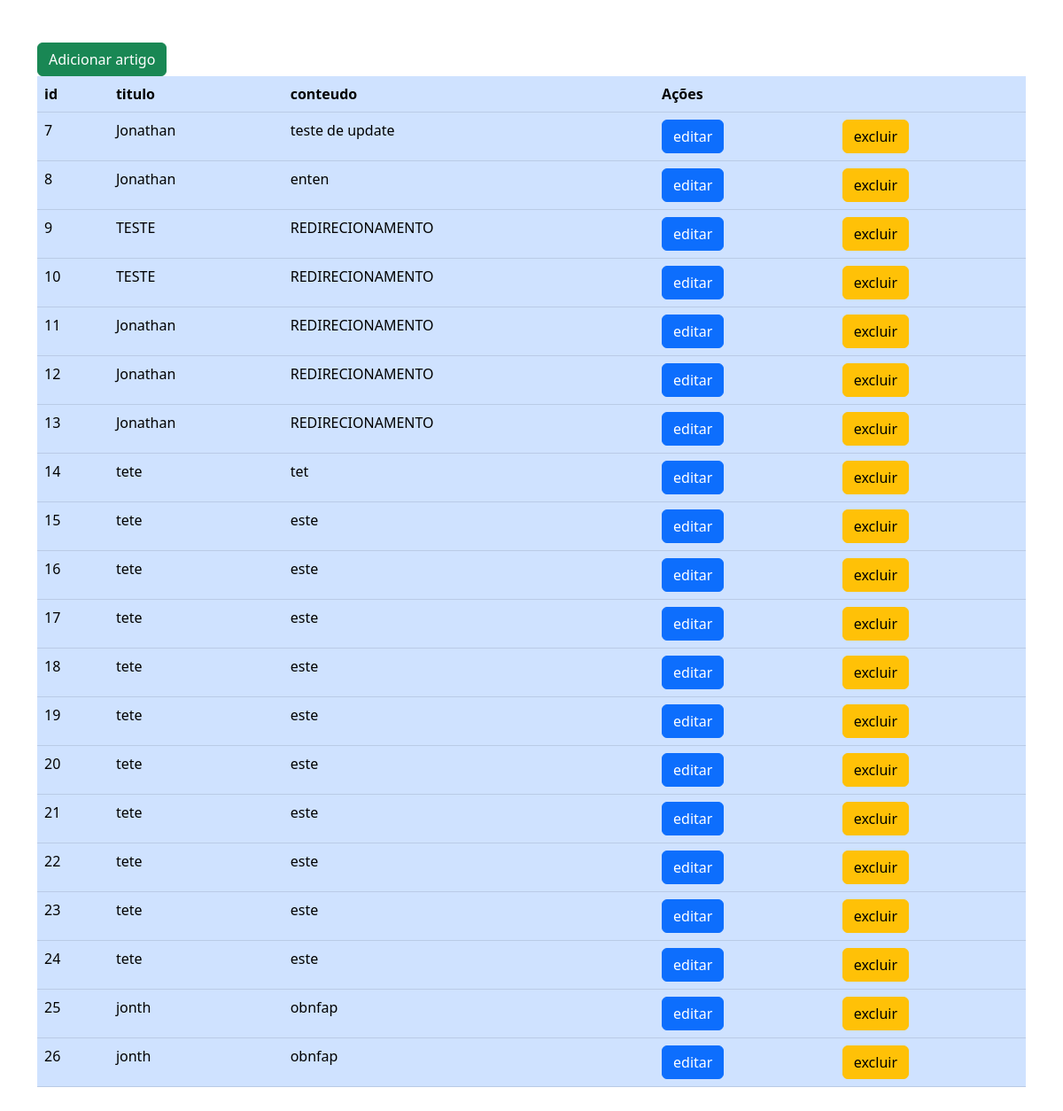
The app's page /blog/index with its own data.
### tables this page shows
CREATE TABLE `artigos` (
  `id` int(11) NOT NULL,
  `titulo` varchar(250) NOT NULL,
  `conteudo` text NOT NULL
);

### app/Controllers/Blog.php (called while the page is built, shortened)
<?php
class Blog
{
    private array $dados;
    private object $blogModel;
    public function __construct()
    {
        $this->blogModel = new \App\Models\BlogModel();
    }
    public function index()
    {
        $this->dados['artigos'] = $this->blogModel->listar();
        $carregarView = new \Core\ConfigView("Views/blog/listarArtigos", $this->dados);
        $carregarView->renderizar();
    }
}

### core/ConfigController.php (called while the page is built, shortened)
<?php
class ConfigController
{
  private string $urlMetodo;
  public function __construct()
  {
    if (!empty(filter_input(INPUT_GET, 'url', FILTER_DEFAULT))) {
      $this->url = filter_input(INPUT_GET, 'url', FILTER_DEFAULT);
      $this->urlConjunto = explode("/", $this->url);
      if ((isset($this->urlConjunto[0])) and (isset($this->urlConjunto[1]))) {
        $this->urlMetodo = $this->urlConjunto[1];
      } else {
        $this->urlController = "error";
        $this->urlMetodo = "index";
      }
    } else {
      $this->urlController = "Home";
      $this->urlMetodo = "index";
    }
  }
  public function carregar()
  {
    $metodo = $this->urlMetodo;
    $classeCarregar = new $classe;
    $classeCarregar->$metodo();
  }
}

### index.php (called while the page is built, shortened)
<?php
$url = new Core\ConfigController();
$url->carregar();

### app/Models/BlogModel.php (called while the page is built, shortened)
<?php
class BlogModel extends Conn
{
    private object $conn;
    public function __construct()
    {
        $this->conn = $this->connect();
    }
    public function listar()
    {
        $query = "SELECT * FROM artigos";
        $stmt = $this->conn->prepare($query);
        $stmt->execute();
        return $stmt->fetchAll();
    }
}

### app/Models/Conn.php (called while the page is built, shortened)
<?php
class Conn
{
    private string $dbName = "celke";
    private string $host = "localhost";
    private string $user = "root";
    private string $password = "";
    public function connect()
    {
        try {
            $this->connect = new PDO(
                'mysql:host=' .
                    $this->host . ';dbname=' .
                    $this->dbName,
                    $this->user,
                    $this->password
            );
            return $this->connect;
        } catch (Exception $ex) {
            die("ERR: CONTATE O ADM->>$ex");
        }
    }
}

### app/Views/blog/listarArtigos.php (the view, shortened to what this page needs)
<!doctype html>
<html lang="en">
<head>
    <link href="https://cdn.jsdelivr.net/npm/bootstrap@5.2.1/dist/css/bootstrap.min.css" rel="stylesheet"
>
</head>
<body>
    <main>
        <div class="container my-5">
            <div class="table-responsive">
                <table class="table table-primary">
                    <a href="form">
                        <button class="btn btn-success">Adicionar artigo</button>
                    </a>
                    <thead>
                        <tr>
                            <th scope="col">id</th>
                            <th scope="col">titulo </th>
                            <th scope="col">conteudo</th>
                            <th scope="col" colspan="2">Ações</th>
                        </tr>
                    </thead>
                    <tbody>
                        <?php
                        foreach ($this->dados['artigos'] as $artigo) {
                            extract($artigo); ?>
                            <tr>
                                    <td><?= $id ?></td>
                                    <td><?= $titulo ?></td>
                                    <td><?= $conteudo ?></td>
                                    <td>
                                        <a href="./editar_artigo?id=<?php echo $id; ?>">
                                            <button class='btn btn-primary'>editar</button>
                                        </a>
                                    </td>
                                    <td>
                                        <a href="delete?id=<?php echo $id; ?>">
                                            <button class='btn btn-warning'>excluir</button>
                                        </a>
                                    </td>
                                </tr>
                            <?php } ?>
                    </tbody>
                </table>
            </div>
        </div>
    </main>
</body>
</html>

### core/ConfigView.php (shortened to what this page needs)
<?php
class ConfigView
{
    private string $nome;
    public function __construct($nome, array $dados)
    {
        $this->nome = $nome;
        $this->dados = $dados;
    }
    public function renderizar()
    {
        if (file_exists('app/' . $this->nome . '.php')) {
            include 'app/' . $this->nome . '.php';
        } else {
            echo "error ao carregar";
        }
    }
}

### records on screen
artigos: id "7", titulo "Jonathan", conteudo "teste de update"
artigos: id "8", titulo "Jonathan", conteudo "enten"
artigos: id "9", titulo "TESTE", conteudo "REDIRECIONAMENTO"
artigos: id "10", titulo "TESTE", conteudo "REDIRECIONAMENTO"
artigos: id "11", titulo "Jonathan", conteudo "REDIRECIONAMENTO"
artigos: id "12", titulo "Jonathan", conteudo "REDIRECIONAMENTO"
artigos: id "13", titulo "Jonathan", conteudo "REDIRECIONAMENTO"
artigos: id "14", titulo "tete", conteudo "tet"
artigos: id "15", titulo "tete", conteudo "este"
artigos: id "16", titulo "tete", conteudo "este"
artigos: id "17", titulo "tete", conteudo "este"
artigos: id "18", titulo "tete", conteudo "este"
artigos: id "19", titulo "tete", conteudo "este"
artigos: id "20", titulo "tete", conteudo "este"
artigos: id "21", titulo "tete", conteudo "este"
artigos: id "22", titulo "tete", conteudo "este"
artigos: id "23", titulo "tete", conteudo "este"
artigos: id "24", titulo "tete", conteudo "este"
artigos: id "25", titulo "jonth", conteudo "obnfap"
artigos: id "26", titulo "jonth", conteudo "obnfap"
